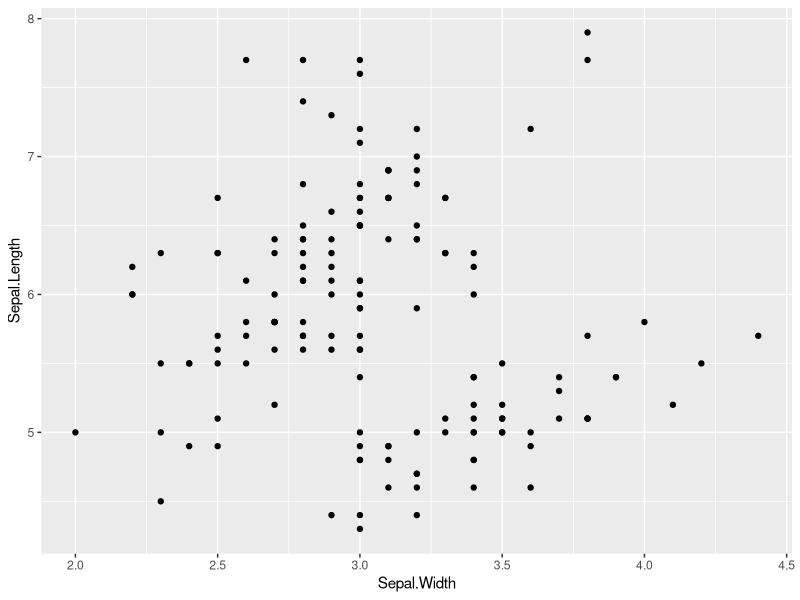
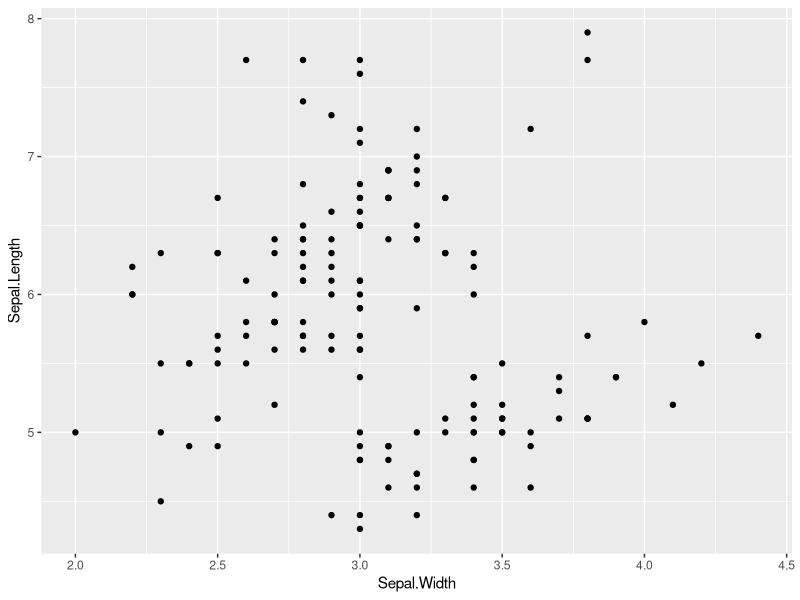
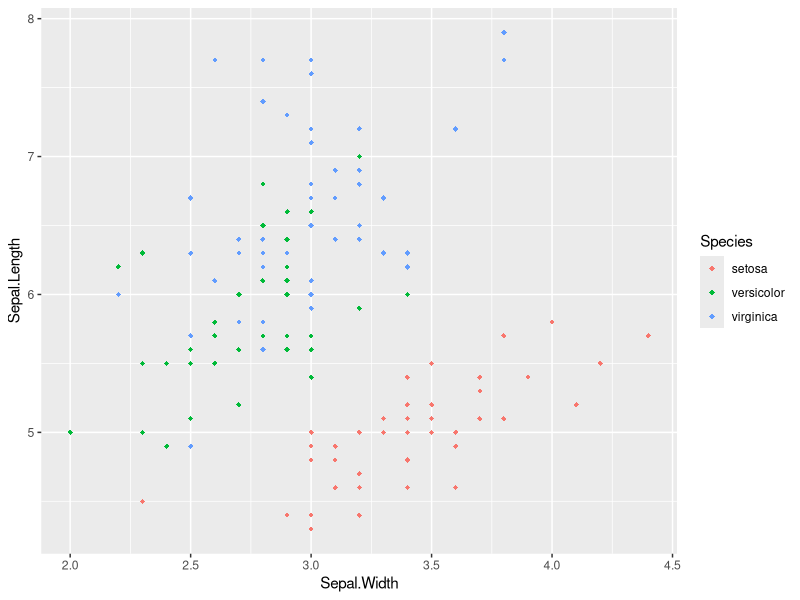
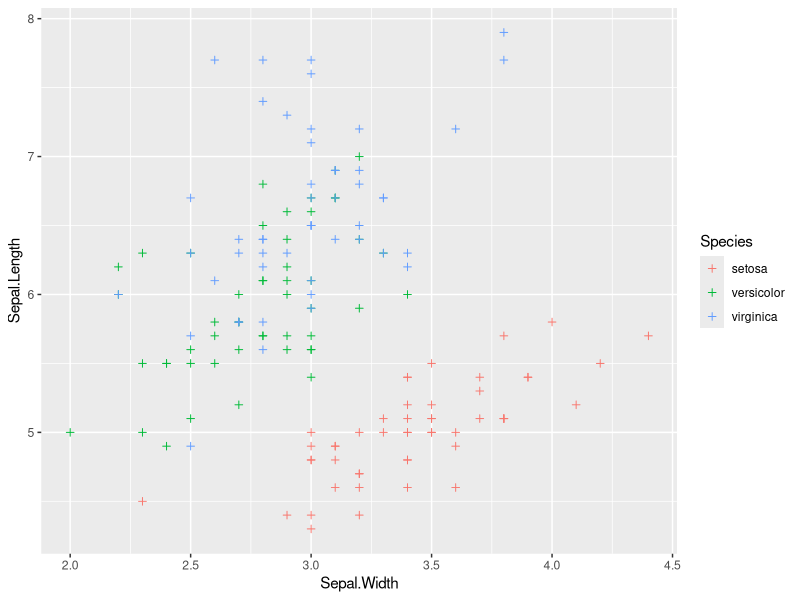
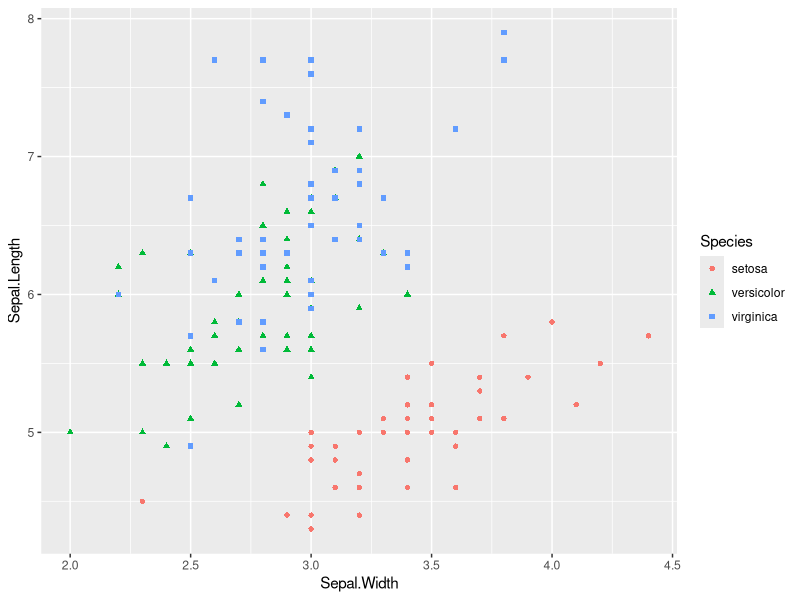
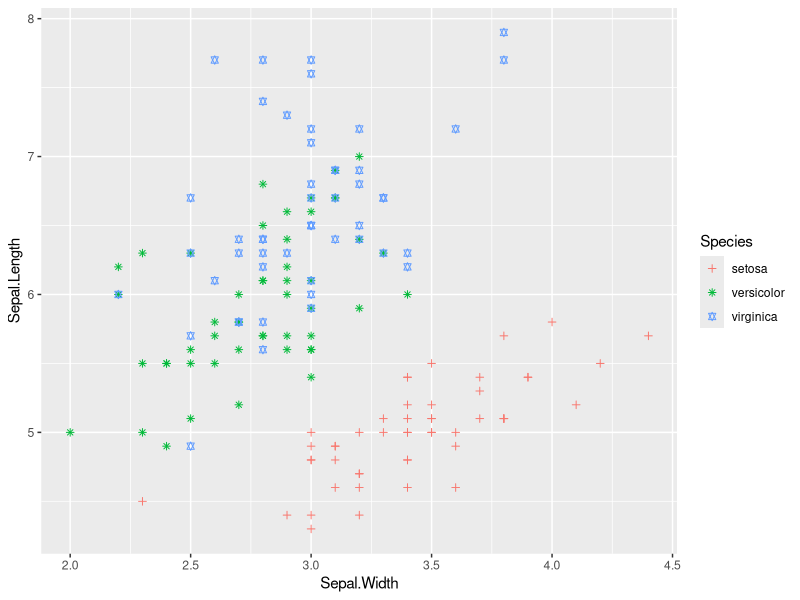
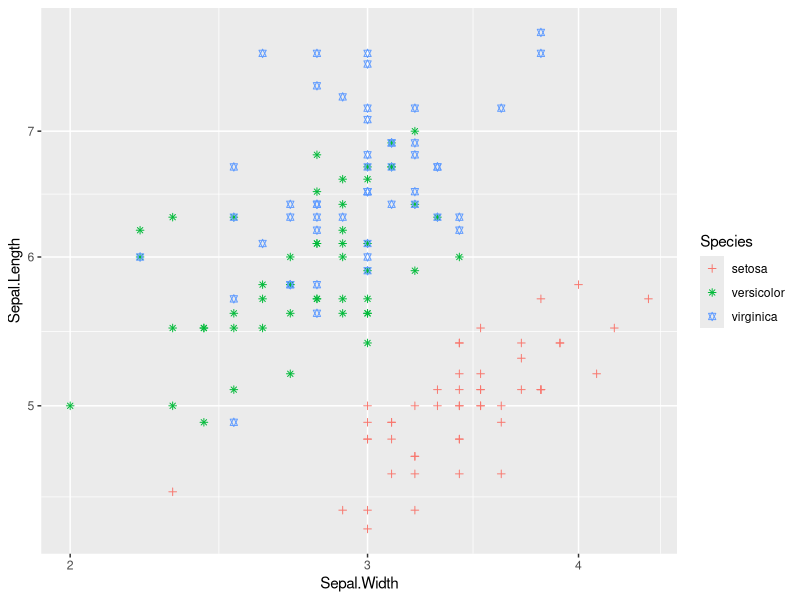
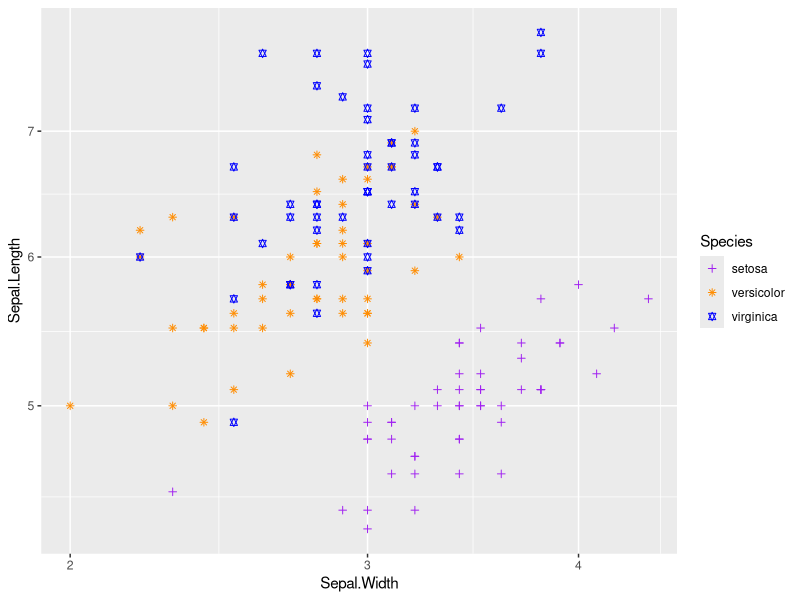

Generate these figures, in order, with R:
#Chance Lister

#Task4

library(tidyverse)
library(ggplot2)
library(dplyr)

#Example 1: Iris Data

ggplot(data = iris, mapping = aes(x=Sepal.Width, y = Sepal.Length)) +
  geom_point()

#Exercise 1: Iris data but in geom_point

ggplot(data = iris) +
  geom_point(mapping = aes(x = Sepal.Width, y = Sepal.Length))

#As far as I can tell there is no difference, and after reading cannot find any reason why this would be an advantage or disadvantage?
#Would like futher explanation.

#Example 2: Points are diamond shaped

ggplot(data = iris, mapping = aes(x = Sepal.Width, 
                                  y = Sepal.Length, 
                                  color = Species)) +
  geom_point(shape = 18)

#Exercise 2: Points are plus shaped

ggplot(data = iris, mapping = aes(x = Sepal.Width, 
                                  y = Sepal.Length, 
                                  color = Species)) +
  geom_point(shape = 3)

#Exercise 3: Points are shaped by species 
#impact of keeping within the aes is points stay consistent
ggplot(data = iris, mapping = aes(x = Sepal.Width, 
                                  y = Sepal.Length, 
                                  color = Species,
                                  shape = Species)) +
  geom_point()

#Example 4: Points are shaped by species/picking shapes

ggplot(data = iris, mapping = aes(x = Sepal.Width, 
                                  y = Sepal.Length, 
                                  color = Species,
                                  shape = Species)) +
  geom_point() +
  scale_shape_manual(values = c(3,8,11))

#Exercise 5: Scale of Aesthetic

ggplot(data = iris, mapping = aes(x = Sepal.Width, 
                                  y = Sepal.Length, 
                                  color = Species,
                                  shape = Species)) +
  geom_point() +
  scale_shape_manual(values = c(3,8,11)) +
  scale_x_log10() +
  scale_y_log10()

#Exercise 6: Picking colors

ggplot(data = iris, mapping = aes(x = Sepal.Width, 
                                  y = Sepal.Length, 
                                  color = Species,
                                  shape = Species)) +
  geom_point() +
  scale_shape_manual(values = c(3,8,11)) +
  scale_x_log10() +
  scale_y_log10() +
  scale_color_manual(values = c("purple", "darkorange", "blue"))

#Example 7 Color Changing

p <- ggplot(data = iris, mapping = aes(x=Sepal.Width, 
                                       y = Sepal.Length, 
                                       color = Species,
                                       shape = Species),
            size = 5) +
  geom_point() +
  scale_color_brewer(palette = "Set1")

print(p)

#Example 8: How to create titles etc.

ggplot(data = iris, mapping = aes(x = Sepal.Width, 
                                  y = Sepal.Length, 
                                  color = Species,
                                  shape = Species)) +
  geom_point() +
  scale_shape_manual(values =  c(1, 5, 7)) +
  scale_x_log10() +
  scale_y_log10() +
  scale_color_manual(values = c("purple", "darkorange", "blue")) + 
  labs(x = "Sepal Width (cm)",
       y = "Sepal Length (cm)",
       title = "This is where the title goes")

#Exercise 8: Changing legend title/changing color title
#If you change both to the same thing they combine in the same legend

ggplot(data = iris, mapping = aes(x = Sepal.Width, 
                                  y = Sepal.Length, 
                                  color = Species,
                                  shape = Species)) +
  geom_point() +
  scale_shape_manual(values =  c(1, 5, 7)) +
  scale_x_log10() +
  scale_y_log10() +
  scale_color_manual(values = c("purple", "darkorange", "blue")) + 
  labs(x = "Sepal Width (cm)",
       y = "Sepal Length (cm)",
       title = "This is where the title goes",
       shape = "Spieces of Iris",
       color = "Spieces of Iris")

#Example 9: How to center the title

ggplot(data = iris, mapping = aes(x=Sepal.Width, 
                                  y = Sepal.Length, 
                                  color = Species,
                                  shape = Species)) +
  geom_point() +
  scale_shape_manual(values =  c(1, 5, 7)) +
  scale_x_log10() +
  scale_y_log10() +
  scale_color_manual(values = c(setosa = "purple", versicolor = "darkorange", virginica = "blue")) +
  labs(x= "Sepal Width (cm)",
       y = "Sepal Length (cm)",
       title = "This is where I would put a title") +
  theme(plot.title = element_text(hjust = .5))

#Example 10: How to change the formatting of the graph

ggplot(data = iris, mapping = aes(x = Sepal.Width, 
                                  y = Sepal.Length, color = Species, shape = Species)) +
  geom_point() +
  scale_shape_manual(values =  c(1, 5, 7)) +
  scale_x_log10() +
  scale_y_log10() +
  scale_color_manual(values = c("purple", "orange", "blue")) +
  labs(x = "Sepal Width (cm)",
       y = "Sepal Length (cm)",
       title = "This is where I would put a title",
       shape = "Species of Iris",
       color = "Species of Iris") +
  theme_bw()

#Exercise 10: Trying new themes

ggplot(data = iris, mapping = aes(x = Sepal.Width, 
                                  y = Sepal.Length, color = Species, shape = Species)) +
  geom_point() +
  scale_shape_manual(values =  c(1, 5, 7)) +
  scale_x_log10() +
  scale_y_log10() +
  scale_color_manual(values = c("purple", "orange", "blue")) +
  labs(x = "Sepal Width (cm)",
       y = "Sepal Length (cm)",
       title = "This is where I would put a title",
       shape = "Species of Iris",
       color = "Species of Iris") +
  theme_light()

#Example 11: Making Seperate Panels for Data

p <- ggplot(data = iris, mapping = aes(x = Sepal.Width, 
                                       y = Sepal.Length, 
                                       color = Species,
                                       shape = Species)) +
  geom_point() +
  scale_shape_manual(values =  c(1, 5, 7)) +
  scale_x_log10() +
  scale_y_log10() +
  scale_color_manual(values = c("purple", "orange", "blue")) +
  labs(x = "Sepal Length (cm)",
       y = "Sepal Width (cm)",
       title = "This is where I would put a title",
       color = "Species of Iris",
       shape = "Species of Iris") + 
  theme(plot.title = element_text(hjust = .5)) +
  theme_bw() +
  facet_wrap(vars(Species)) 

print(p)

#Exercise 11: Adding mean line to Plot
#In the aes() you would put the color as red or black

averages <- iris %>% group_by(Species) %>% summarise(avglength = mean(Sepal.Length))

p + geom_hline(data = averages, mapping = aes(yintercept = avglength))


